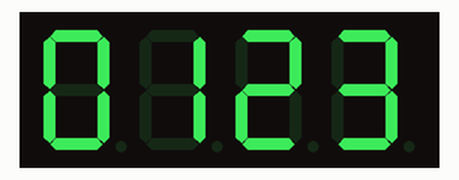
Recording of a sketch running on a simulated Arduino Uno, built with avr-gcc and run on an emulated ATmega328P. On the bench: 4-digit seven-segment display. At 20.7 s the program stops and its outputs stay as they are.

Above: at 0.1 s.
At 4.9 s:
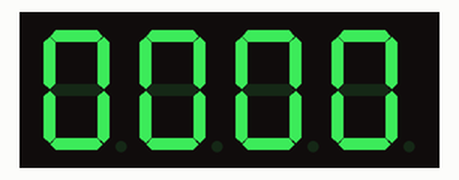
At 9.1 s:
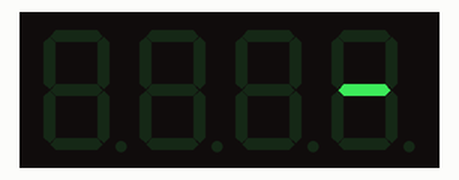
At 10.7 s:
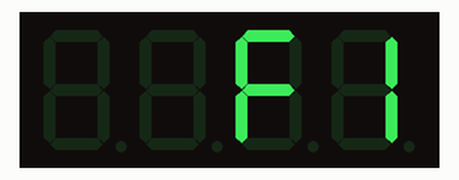
At 12.3 s:
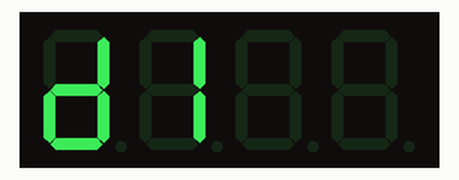
At 20.8 s:
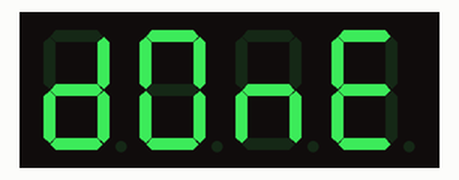

Measured:
- what the display in image 1 shows lasts 0.5 s, from 4.9 s to 5.4 s

The sketch:

v1.0.ino
```cpp
#include <Arduino.h>
#include <TM1637Display.h>

// Module connection pins (Digital Pins)
#define CLK 9
#define DIO 10

// The amount of time (in milliseconds) between tests
#define TEST_DELAY   500

const uint8_t SEG_DONE[] = {
	SEG_B | SEG_C | SEG_D | SEG_E | SEG_G,           // d
	SEG_A | SEG_B | SEG_C | SEG_D | SEG_E | SEG_F,   // O
	SEG_C | SEG_E | SEG_G,                           // n
	SEG_A | SEG_D | SEG_E | SEG_F | SEG_G            // E
	};

TM1637Display display(CLK, DIO);

void setup(){
}

void loop(){
  int k;
  uint8_t data[] = {0xff, 0xff, 0xff, 0xff, 0xff, 0xff};
  uint8_t blank[] = {0x00, 0x00, 0x00, 0x00, 0x00, 0x00};
  display.setBrightness(7);

  // All segments on
  //display.setSegments(data, 6);
  //delay(TEST_DELAY);

  // Selectively set different digits
  data[0] = display.encodeDigit(0);
  data[1] = display.encodeDigit(1);
  data[2] = display.encodeDigit(2);
  data[3] = display.encodeDigit(3);
  data[4] = display.encodeDigit(4);
  data[5] = display.encodeDigit(5);
  display.setSegments(data, 6);
  delay(TEST_DELAY);

  display.clear();
  for(k = 3; k >= 0; k--) {
	display.setSegments(data, 2, k); delay(TEST_DELAY);
  display.clear();
	}

  display.clear();
  display.setSegments(data, 2, 2);
  delay(TEST_DELAY);

  display.clear();
  display.setSegments(data+2, 2, 1);
  delay(TEST_DELAY);

  display.clear();
  display.setSegments(data+1, 3, 1);
  delay(TEST_DELAY);

  // Show decimal numbers with/without leading zeros
  display.showNumberDec(0, false, 6); delay(TEST_DELAY); // Expect: _____0
  display.showNumberDec(0, true, 6); delay(TEST_DELAY); // Expect: 000000
	display.showNumberDec(1, false, 6); delay(TEST_DELAY); // Expect: _____1
  display.showNumberDec(1, true, 6); delay(TEST_DELAY); // Expect: 000001
  display.showNumberDec(301, false, 6); delay(TEST_DELAY); // Expect: ___301
  display.showNumberDec(301, true, 6); delay(TEST_DELAY); // Expect: 000301

  display.clear();
  display.showNumberDec(14, false, 2, 1); delay(TEST_DELAY); // Expect: _14___
  display.clear();
  display.showNumberDec(4, true, 2, 2); delay(TEST_DELAY); // Expect: __04__

  display.showNumberDec(-1, false, 6); delay(TEST_DELAY); // Expect: ____-1
  display.showNumberDec(-12, false, 6); delay(TEST_DELAY); // Expect: ___-12
  display.showNumberDec(-999, false, 6); delay(TEST_DELAY); // Expect: __-999

  display.clear();
  display.showNumberDec(-5, false, 6, 0); delay(TEST_DELAY); // Expect: ____-5
  display.showNumberHexEx(0xf1af, 0, false, 6, 0); delay(TEST_DELAY); // Expect: __f1Af
  display.showNumberHexEx(0x2c, 0, false, 6, 0); delay(TEST_DELAY); // Expect: ____2C
  display.showNumberHexEx(0xd1, 0, true, 6, 0); delay(TEST_DELAY); // Expect: 0000d1
  display.clear();
  display.showNumberHexEx(0xd1, 0, true, 2, 0); delay(TEST_DELAY); // Expect: d1____

  //display.clear(); display.showNumberDecEx(0, 0b00001000, true, 6, 0); delay(TEST_DELAY);

  // Brightness Test
  for(k = 0; k < 6; k++)
	data[k] = 0xff;
  for(k = 0; k < 7; k++) {
    display.setBrightness(k);
    display.setSegments(data, 6);
    delay(TEST_DELAY);
  }

  // On/Off test
  for(k = 0; k < 4; k++) {
    display.setBrightness(7, false);  // Turn off
    display.setSegments(data, 6);
    delay(TEST_DELAY);
    display.setBrightness(7, true); // Turn on
    display.setSegments(data, 6);
    delay(TEST_DELAY);
  }

  // Done!
  display.setSegments(SEG_DONE);

  while(1);
}
```
